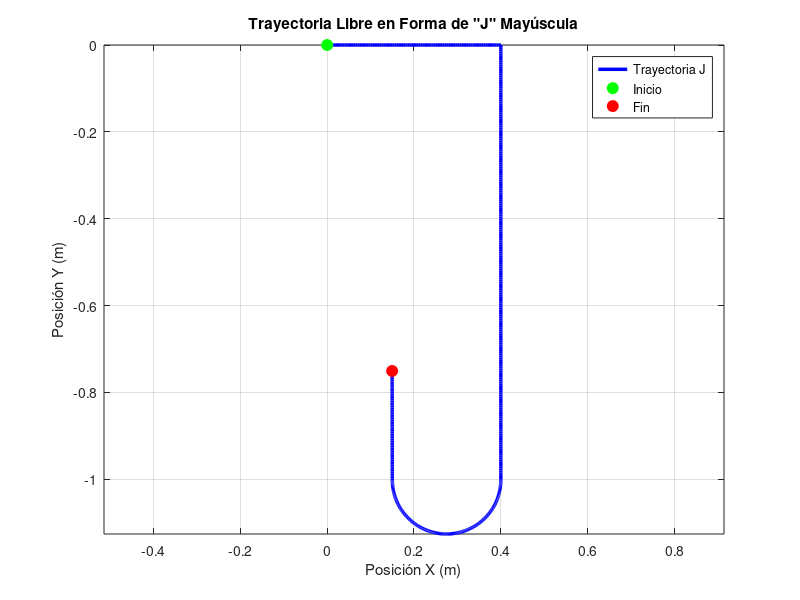

The MATLAB script that drew this image: (Note: this script raises an error after producing the figure.)
%% SIMULACIÓN DE TRAYECTORIA EN "J" MAYÚSCULA VERTICAL
clear; clc; close all;

%% 1. PARÁMETROS DEL ROBOT
r = 0.05;   % Radio de la rueda en metros
L = 0.15;   % Distancia entre ruedas en metros

%% 2. INTERVALOS PARA LA "J" MAYÚSCULA
% [t_inicio, t_fin, theta_dot_derecha, theta_dot_izquierda]
intervalos = [
    0.0,  0.8,   10.0,    10.0;    % 1. Techo horizontal superior
    0.8,  1.3,   -4.7124,  4.7124; % 2. Giro exacto de 90° hacia abajo
    1.3,  3.3,   10.0,    10.0;    % 3. Bajada vertical recta
    3.3,  4.87,   2.0,     8.0;    % 4. Gancho curvo inferior
    4.87, 5.5,    8.0,     8.0     % 5. Remate recto subiendo
    ];

%% 3. CONFIGURACIÓN INICIAL Y PASO RÁPIDO
dt = 0.01;            % Paso de integración (10 ms)
x = 0; y = 0; th = 0; % Pose inicial

hist_x = x;
hist_y = y;
hist_th = th;

%% 4. INTEGRACIÓN NUMÉRICA
for i = 1:size(intervalos, 1)
    t_i = intervalos(i, 1);
    t_f = intervalos(i, 2);
    w_R = intervalos(i, 3); 
    w_L = intervalos(i, 4); 

    u = (r / 2) * (w_R + w_L);
    w = (r / L) * (w_R - w_L);

    for t = t_i:dt:(t_f - dt)
        x = x + u * cos(th) * dt;
        y = y + u * sin(th) * dt;
        th = th + w * dt;

        hist_x(end+1) = x;
        hist_y(end+1) = y;
        hist_th(end+1) = th;
    end
end

%% 5. GENERAR Y GUARDAR FIGURA (.PNG)
fig = figure('Name', 'Trayectoria J Mayuscula', 'Color', 'w');
plot(hist_x, hist_y, 'b-', 'LineWidth', 2.5); hold on;
plot(hist_x(1), hist_y(1), 'go', 'MarkerSize', 8, 'MarkerFaceColor', 'g'); % Inicio
plot(hist_x(end), hist_y(end), 'ro', 'MarkerSize', 8, 'MarkerFaceColor', 'r'); % Fin

grid on; axis equal;
title('Trayectoria Libre en Forma de "J" Mayúscula');
xlabel('Posición X (m)'); ylabel('Posición Y (m)');
legend('Trayectoria J', 'Inicio', 'Fin', 'Location', 'best');

% Exportar imagen PNG solicitada
saveas(fig, 'trayectoria_libre.png');
disp('✔ Imagen exportada correctamente: trayectoria_libre.png');

%% 6. GENERAR Y GUARDAR ANIMACIÓN RÁPIDA (.GIF)
gif_filename = 'trayectoria_libre.gif';
step_anim = 10; % Salto para renderizar súper rápido el GIF

for k = 1:step_anim:length(hist_x)
    clf(fig);
    plot(hist_x(1:k), hist_y(1:k), 'b--', 'LineWidth', 1.8); hold on;

    % Flecha de dirección del robot
    rx = hist_x(k); ry = hist_y(k); rth = hist_th(k);
    quiver(rx, ry, cos(rth)*0.08, sin(rth)*0.08, 0, 'MaxHeadSize', 0.8, 'Color', 'r', 'LineWidth', 2);

    grid on; axis equal;
    xlim([min(hist_x)-0.1, max(hist_x)+0.1]);
    ylim([min(hist_y)-0.1, max(hist_y)+0.1]);
    title(sprintf('Animación "J" - Tiempo: %.2f s', (k-1)*dt));
    xlabel('Posición X (m)'); ylabel('Posición Y (m)');
    drawnow;

    % Captura para el GIF
    frame = getframe(fig);
    im = frame2im(frame);
    [imind, cm] = rgb2ind(im, 256);

    if k == 1
        imwrite(imind, cm, gif_filename, 'gif', 'Loopcount', inf, 'DelayTime', 0.03);
    else
        imwrite(imind, cm, gif_filename, 'gif', 'WriteMode', 'append', 'DelayTime', 0.03);
    end
end
disp('✔ Animación exportada correctamente: trayectoria_libre.gif');
